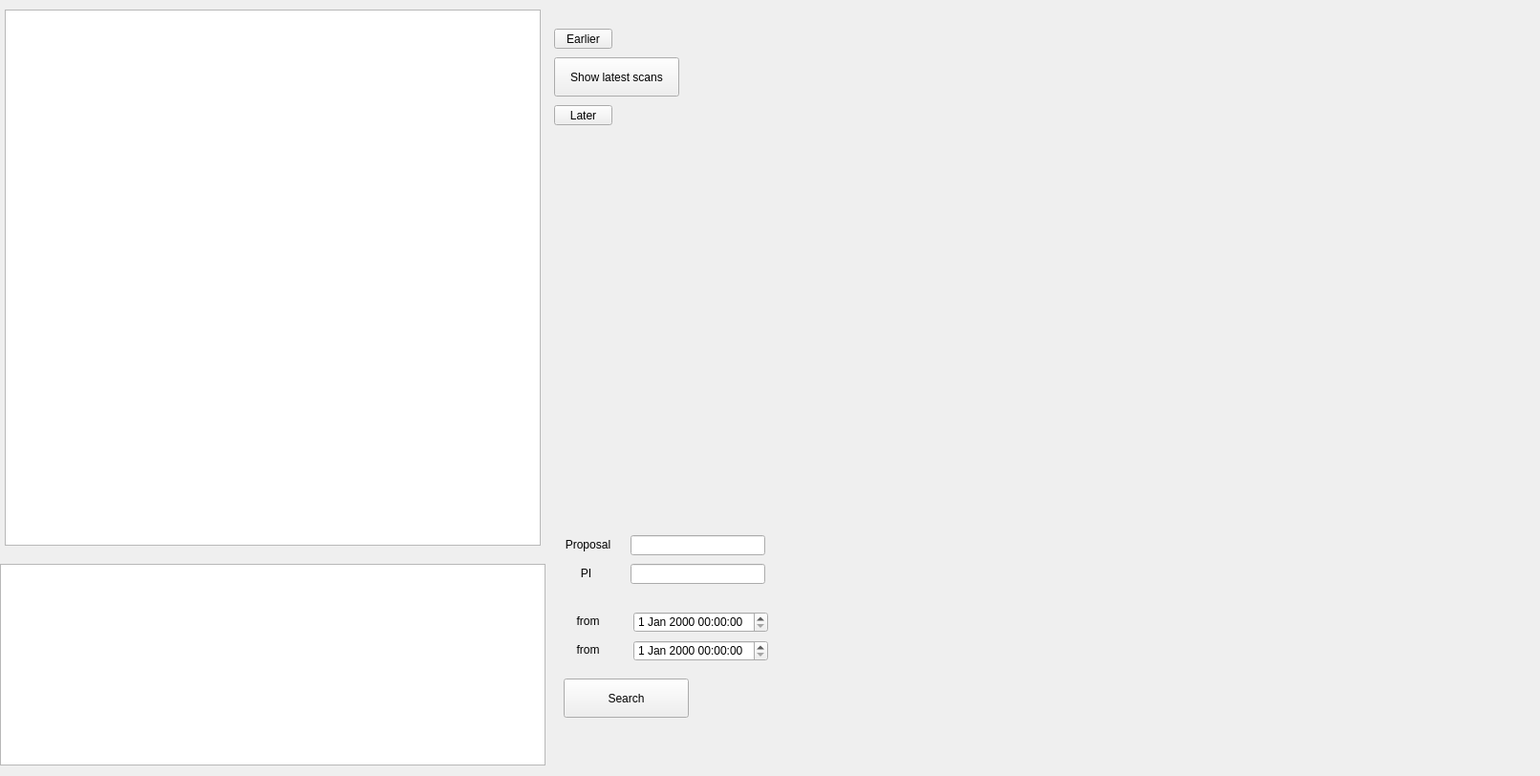
<?xml version="1.0" encoding="UTF-8"?>
<ui version="4.0">
 <class>Xview</class>
 <widget class="QMainWindow" name="Xview">
  <property name="geometry">
   <rect>
    <x>0</x>
    <y>0</y>
    <width>1612</width>
    <height>812</height>
   </rect>
  </property>
  <property name="windowTitle">
   <string>Xview</string>
  </property>
  <widget class="QWidget" name="centralwidget">
   <widget class="QLabel" name="label_E0">
    <property name="geometry">
     <rect>
      <x>580</x>
      <y>560</y>
      <width>71</width>
      <height>20</height>
     </rect>
    </property>
    <property name="minimumSize">
     <size>
      <width>30</width>
      <height>0</height>
     </size>
    </property>
    <property name="maximumSize">
     <size>
      <width>40000</width>
      <height>40000</height>
     </size>
    </property>
    <property name="font">
     <font>
      <pointsize>9</pointsize>
      <italic>false</italic>
     </font>
    </property>
    <property name="text">
     <string>Proposal</string>
    </property>
    <property name="alignment">
     <set>Qt::AlignCenter</set>
    </property>
   </widget>
   <widget class="QListWidget" name="list_uids">
    <property name="geometry">
     <rect>
      <x>5</x>
      <y>10</y>
      <width>561</width>
      <height>561</height>
     </rect>
    </property>
   </widget>
   <widget class="QLineEdit" name="lineEdit_proposal">
    <property name="geometry">
     <rect>
      <x>660</x>
      <y>560</y>
      <width>141</width>
      <height>21</height>
     </rect>
    </property>
   </widget>
   <widget class="QLabel" name="label_E0_2">
    <property name="geometry">
     <rect>
      <x>578</x>
      <y>590</y>
      <width>71</width>
      <height>20</height>
     </rect>
    </property>
    <property name="minimumSize">
     <size>
      <width>30</width>
      <height>0</height>
     </size>
    </property>
    <property name="maximumSize">
     <size>
      <width>40000</width>
      <height>40000</height>
     </size>
    </property>
    <property name="font">
     <font>
      <pointsize>9</pointsize>
      <italic>false</italic>
     </font>
    </property>
    <property name="text">
     <string>PI</string>
    </property>
    <property name="alignment">
     <set>Qt::AlignCenter</set>
    </property>
   </widget>
   <widget class="QLineEdit" name="lineEdit_pi">
    <property name="geometry">
     <rect>
      <x>660</x>
      <y>590</y>
      <width>141</width>
      <height>21</height>
     </rect>
    </property>
   </widget>
   <widget class="QDateTimeEdit" name="dateTimeEdit_from">
    <property name="geometry">
     <rect>
      <x>663</x>
      <y>640</y>
      <width>141</width>
      <height>22</height>
     </rect>
    </property>
   </widget>
   <widget class="QDateTimeEdit" name="dateTimeEdit_to">
    <property name="geometry">
     <rect>
      <x>663</x>
      <y>670</y>
      <width>141</width>
      <height>22</height>
     </rect>
    </property>
   </widget>
   <widget class="QLabel" name="label_E0_3">
    <property name="geometry">
     <rect>
      <x>580</x>
      <y>640</y>
      <width>71</width>
      <height>20</height>
     </rect>
    </property>
    <property name="minimumSize">
     <size>
      <width>30</width>
      <height>0</height>
     </size>
    </property>
    <property name="maximumSize">
     <size>
      <width>40000</width>
      <height>40000</height>
     </size>
    </property>
    <property name="font">
     <font>
      <pointsize>9</pointsize>
      <italic>false</italic>
     </font>
    </property>
    <property name="text">
     <string>from</string>
    </property>
    <property name="alignment">
     <set>Qt::AlignCenter</set>
    </property>
   </widget>
   <widget class="QLabel" name="label_E0_4">
    <property name="geometry">
     <rect>
      <x>580</x>
      <y>670</y>
      <width>71</width>
      <height>20</height>
     </rect>
    </property>
    <property name="minimumSize">
     <size>
      <width>30</width>
      <height>0</height>
     </size>
    </property>
    <property name="maximumSize">
     <size>
      <width>40000</width>
      <height>40000</height>
     </size>
    </property>
    <property name="font">
     <font>
      <pointsize>9</pointsize>
      <italic>false</italic>
     </font>
    </property>
    <property name="text">
     <string>from</string>
    </property>
    <property name="alignment">
     <set>Qt::AlignCenter</set>
    </property>
   </widget>
   <widget class="QPushButton" name="push_show_latest">
    <property name="geometry">
     <rect>
      <x>580</x>
      <y>60</y>
      <width>131</width>
      <height>41</height>
     </rect>
    </property>
    <property name="text">
     <string>Show latest scans</string>
    </property>
   </widget>
   <widget class="QPushButton" name="push_show_earlier">
    <property name="geometry">
     <rect>
      <x>580</x>
      <y>30</y>
      <width>61</width>
      <height>21</height>
     </rect>
    </property>
    <property name="text">
     <string>Earlier</string>
    </property>
   </widget>
   <widget class="QPushButton" name="push_show_later">
    <property name="geometry">
     <rect>
      <x>580</x>
      <y>110</y>
      <width>61</width>
      <height>21</height>
     </rect>
    </property>
    <property name="text">
     <string>Later</string>
    </property>
   </widget>
   <widget class="QPushButton" name="push_show_latest_4">
    <property name="geometry">
     <rect>
      <x>590</x>
      <y>710</y>
      <width>131</width>
      <height>41</height>
     </rect>
    </property>
    <property name="text">
     <string>Search</string>
    </property>
   </widget>
   <widget class="QTextEdit" name="textEdit_start_doc">
    <property name="geometry">
     <rect>
      <x>0</x>
      <y>590</y>
      <width>571</width>
      <height>211</height>
     </rect>
    </property>
    <property name="font">
     <font>
      <pointsize>8</pointsize>
     </font>
    </property>
    <property name="readOnly">
     <bool>true</bool>
    </property>
   </widget>
  </widget>
  <action name="action_open_project">
   <property name="text">
    <string>&amp;Open project</string>
   </property>
  </action>
  <action name="action_save_project">
   <property name="text">
    <string>&amp;Save project</string>
   </property>
  </action>
  <action name="action_save_datasets_as_text">
   <property name="text">
    <string>Save datasets as text</string>
   </property>
  </action>
  <action name="action_exit">
   <property name="text">
    <string>&amp;Exit</string>
   </property>
  </action>
  <action name="action_merge">
   <property name="text">
    <string>Merge</string>
   </property>
  </action>
  <action name="action_rename">
   <property name="text">
    <string>Rename</string>
   </property>
  </action>
  <action name="action_remove">
   <property name="text">
    <string>Remove</string>
   </property>
  </action>
  <action name="action_combine_and_save_as_text">
   <property name="text">
    <string>Combine and save as text</string>
   </property>
  </action>
 </widget>
 <resources/>
 <connections/>
</ui>
